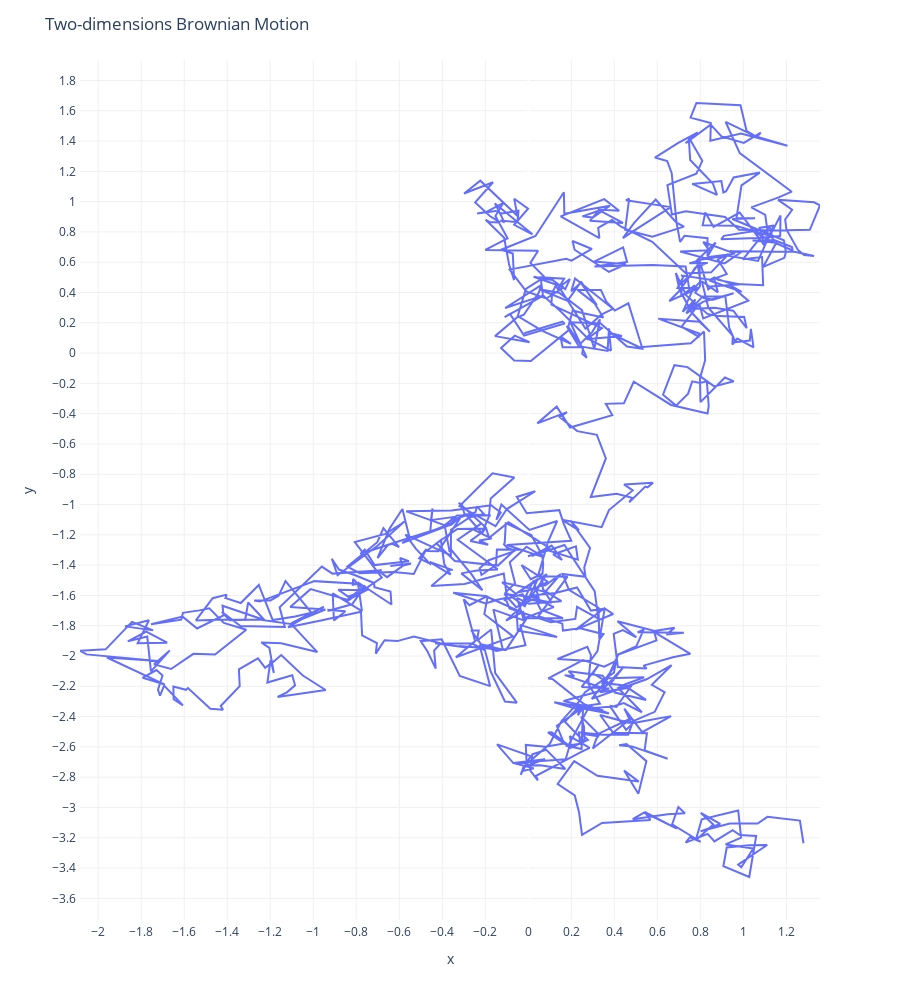

The cell this chart's notebook holds for it:
### Code cell
def simulate_2d_bm(nsteps=1000, t=0.01):
    x = np.cumsum([ np.random.randn()*np.sqrt(t) for i in range(nsteps) ])
    y = np.cumsum([ np.random.randn()*np.sqrt(t) for i in range(nsteps) ])
    return list(x), list(y)

x, y = simulate_2d_bm()
fig = px.line({ 'x' : x, 'y' : y }, x='x', y='y')
fig.update_layout(
    title='Two-dimensions Brownian Motion'
)
pretty_plot(fig)
fig.show()

### Figure 1 — Plotly figure (JSON) as saved in the notebook; plotly's stock layout.template omitted (floating-point values rounded to 4 significant figures; data arrays with more than 128 entries replaced by an {"elided": "..."} marker saying what was removed)
{"data": [{"hovertemplate": "x=%{x}<br>y=%{y}<extra></extra>", "legendgroup": "", "line": {"color": "#636efa", "dash": "solid"}, "marker": {"symbol": "circle"}, "mode": "lines", "name": "", "orientation": "v", "showlegend": false, "type": "scatter", "x": {"elided": "1000 float values"}, "xaxis": "x", "y": {"elided": "1000 float values"}, "yaxis": "y"}], "layout": {"height": 1000, "legend": {"tracegroupgap": 0}, "margin": {"t": 60}, "paper_bgcolor": "rgba(0, 0, 0, 0)", "plot_bgcolor": "rgba(0, 0, 0, 0)", "title": {"text": "Two-dimensions Brownian Motion"}, "xaxis": {"anchor": "y", "domain": [0, 1], "gridcolor": "#f0f0f0", "gridwidth": 1, "linewidth": 2, "nticks": 30, "showgrid": true, "showline": true, "title": {"text": "x"}}, "yaxis": {"anchor": "x", "domain": [0, 1], "gridcolor": "#f0f0f0", "gridwidth": 1, "linewidth": 2, "nticks": 30, "showgrid": true, "showline": true, "tickformat": "none", "title": {"text": "y"}, "zeroline": true, "zerolinecolor": "#f0f0f0", "zerolinewidth": 1}}}
